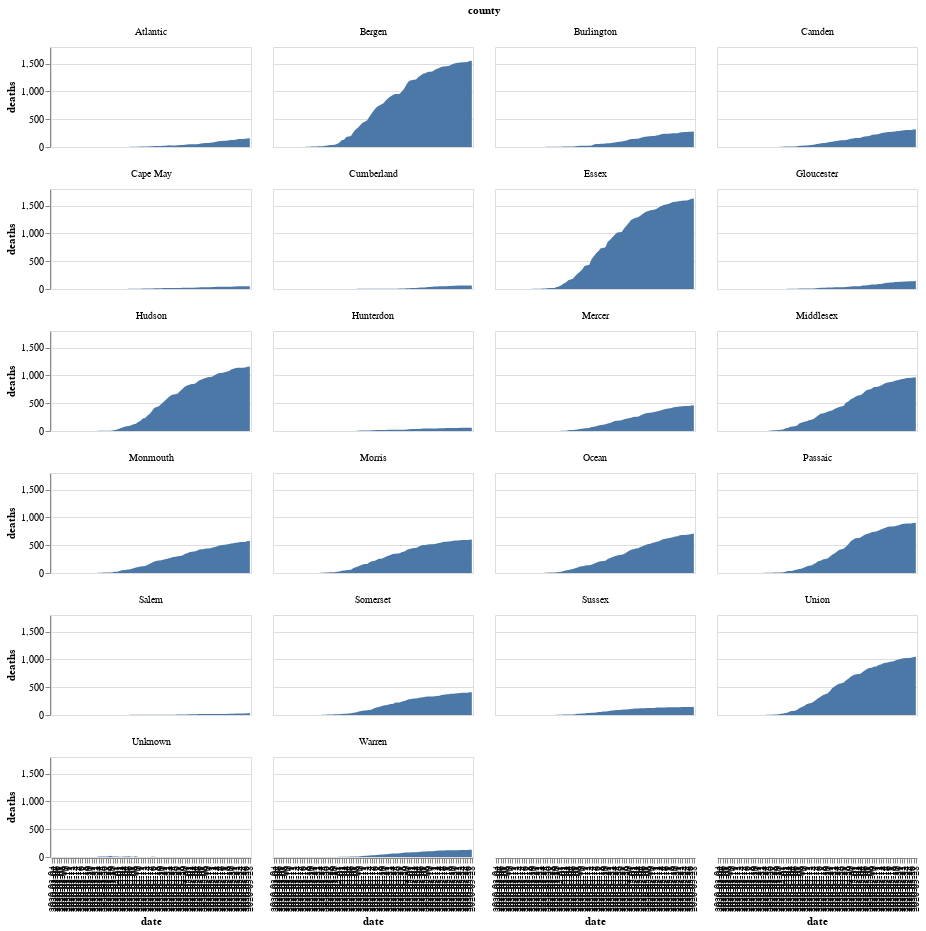

Here is the notebook cell this chart was saved with:
### Code cell
import altair as alt
from vega_datasets import data

source = dfNJFull

alt.Chart(source).mark_area().encode(
    x = 'date',
    y='deaths',
    facet=alt.Facet('county:O', columns=4),
).properties(
    width=200,
    height=100,
)

### Figure 1 — Vega-Lite specification as saved in the notebook (floating-point values rounded to 4 significant figures; data arrays with more than 128 entries replaced by an {"elided": "..."} marker saying what was removed)
{"config": {"view": {"continuousWidth": 400, "continuousHeight": 300}}, "data": {"name": "data-2b34ecd3950248631763e1b7b62b7a34"}, "mark": "area", "encoding": {"facet": {"type": "ordinal", "columns": 4, "field": "county"}, "x": {"type": "nominal", "field": "date"}, "y": {"type": "quantitative", "field": "deaths"}}, "height": 100, "width": 200, "$schema": "https://vega.github.io/schema/vega-lite/v4.0.2.json", "datasets": {"data-2b34ecd3950248631763e1b7b62b7a34": {"elided": "1687 records"}}}
